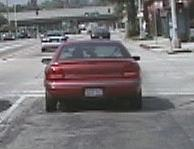
#> input picture Assignment3/data/data_bow/cars-training-pos/image_0001.png, 194 x 149 px; its folder holds 4 pictures in this run
$ python bow_main.py   (older library calls are emulated)
#> lines starting #> are read from the running program, lines starting #| are printed output that depends on the picture
import numpy as np
import cv2
import glob
import os
from sklearn.cluster import KMeans
from tqdm import tqdm


def findnn(D1, D2):
    """
    :param D1: NxD matrix containing N feature vectors of dim. D
    :param D2: MxD matrix containing M feature vectors of dim. D
    :return:
        Idx: N-dim. vector containing for each feature vector in D1 the index of the closest feature vector in D2.
        Dist: N-dim. vector containing for each feature vector in D1 the distance to the closest feature vector in D2
    """
    N = D1.shape[0]
    M = D2.shape[0]  # [k]

    # Find for each feature vector in D1 the nearest neighbor in D2
    Idx, Dist = [], []
    for i in range(N):
        minidx = 0
        mindist = np.linalg.norm(D1[i, :] - D2[0, :])
        for j in range(1, M):
            d = np.linalg.norm(D1[i, :] - D2[j, :])

            if d < mindist:
                mindist = d
                minidx = j
        Idx.append(minidx)
        Dist.append(mindist)
    return Idx, Dist


def grid_points(img, nPointsX, nPointsY, border):
    """
    :param img: input gray img, numpy array, [h, w]
    :param nPointsX: number of grids in x dimension
    :param nPointsY: number of grids in y dimension
    :param border: leave border pixels in each image dimension
    :return: vPoints: 2D grid point coordinates, numpy array, [nPointsX*nPointsY, 2]
    """

    h = img.shape[0]
    w = img.shape[1]

    stepX = (w - 2 * border - 1) // (nPointsX - 1)
    stepY = (h - 2 * border - 1) // (nPointsY - 1)

    Px = np.arange(border, w - border, stepX)
    Py = np.arange(border, h - border, stepY)

    vPoints = np.transpose([np.tile(Px, len(Py)), np.repeat(Py, len(Px))])

    return vPoints


def descriptors_hog(img, vPoints, cellWidth, cellHeight):
    nBins = 8
    w = cellWidth
    h = cellHeight

    grad_x = cv2.Sobel(img, cv2.CV_16S, dx=1, dy=0, ksize=1)
    grad_y = cv2.Sobel(img, cv2.CV_16S, dx=0, dy=1, ksize=1)

    descriptors = []  # list of descriptors for the current image, each entry is one 128-d vector for a grid point
    for i in range(len(vPoints)):
        center_x = round(vPoints[i, 0])
        center_y = round(vPoints[i, 1])

        desc = np.empty(0)
        for cell_y in range(-2, 2):
            for cell_x in range(-2, 2):
                start_y = center_y + (cell_y) * h
                end_y = center_y + (cell_y + 1) * h

                start_x = center_x + (cell_x) * w
                end_x = center_x + (cell_x + 1) * w

                y_idx = np.arange(start_y, end_y)
                x_idx = np.arange(start_x, end_x)

                #phases between [-pi, +pi] converted to [0, 2pi]
                angles = np.arctan2(grad_y[y_idx, x_idx], grad_x[y_idx, x_idx]) % (2 * np.pi)

                #convert the phases to indeces 0, ..., 7
                angles_idx = (np.round(angles * 4 / np.pi)).astype(np.intc)
                angles_idx[np.where(angles_idx == 8)] = 0

                #histogram per each point of the cell
                hist = np.histogram(angles_idx, bins=8, range=(0, 7))[0]

                desc = np.append(desc, hist)

        descriptors.append(desc)

    descriptors = np.asarray(descriptors) # [nPointsX*nPointsY, 128], descriptor for the current image (100 grid points)
    return descriptors


def create_codebook(nameDirPos, nameDirNeg, k, numiter):
    """
    :param nameDirPos: dir to positive training images
    :param nameDirNeg: dir to negative training images
    :param k: number of kmeans cluster centers
    :param numiter: maximum iteration numbers for kmeans clustering
    :return: vCenters: center of kmeans clusters, numpy array, [k, 128]
    """
#> called with nameDirPos = 'data/data_bow/cars-training-pos', nameDirNeg = 'data/data_bow/cars-training-neg', k = 15, numiter = 30
    vImgNames = sorted(glob.glob(os.path.join(nameDirPos, '*.png')))
    vImgNames = vImgNames + sorted(glob.glob(os.path.join(nameDirNeg, '*.png')))

    nImgs = len(vImgNames)

    cellWidth = 4
    cellHeight = 4
    nPointsX = 10
    nPointsY = 10
    border = 8

    vFeatures = []  # list for all features of all images (each feature: 128-d, 16 histograms containing 8 bins)
    # Extract features for all image
    for i in tqdm(range(nImgs)):
        # print('processing image {} ...'.format(i+1))
        img = cv2.imread(vImgNames[i])  # [172, 208, 3]
#> img is the input picture: shape (149, 194, 3); mean B, G, R 118.5, 116.2, 120
        img = cv2.cvtColor(img, cv2.COLOR_BGR2GRAY)  # [h, w]
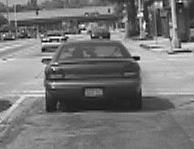
#> img: shape (149, 194); min 1, max 254, mean 117.6

        # Collect local feature points for each image, and compute a descriptor for each local feature point
        vPoints = grid_points(img, nPointsX, nPointsY, border)
#> vPoints = 100 pairs, first value 8 to 179, second value 8 to 134
        vFeatures.append(descriptors_hog(img, vPoints, cellWidth, cellHeight))
#> in descriptors_hog, `grad_x = cv2.Sobel(img, cv2.CV_16S, dx=1, dy=0, ksize=1)`:
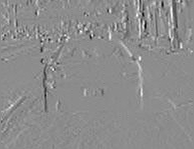
#> grad_x: shape (149, 194) int16; min -223, max 181, mean -0.1; drawn with min black and max white
#> in descriptors_hog, `grad_y = cv2.Sobel(img, cv2.CV_16S, dx=0, dy=1, ksize=1)`:
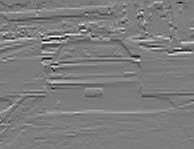
#> grad_y: shape (149, 194) int16; min -227, max 235, mean 0.1; drawn with min black and max white
#> the loop in descriptors_hog, `for i in range(len(vPoints)):` made 100 passes
#> (center_x, center_y) on passes 1 to 12: (8, 8), (27, 8), (46, 8), (65, 8), (84, 8), (103, 8), (122, 8), (141, 8), (160, 8), (179, 8), (8, 22), (27, 22)
#> after the loop in descriptors_hog, `for i in range(len(vPoints)):`: descriptors = 100 items
#> pass 2 of the loop in create_codebook, `for i in tqdm(range(nImgs)):`:
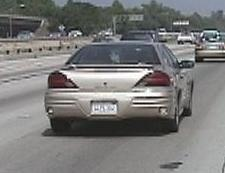
#> input picture Assignment3/data/data_bow/cars-training-pos/image_0006.png, 225 x 173 px
#> in create_codebook, img is the input picture: shape (173, 225, 3); mean B, G, R 121.4, 122.2, 122.4
#> img: shape (173, 225)
#> in create_codebook, `vPoints = grid_points(img, nPointsX, nPointsY, border)`: vPoints = 100 pairs, first value 8 to 215, second value 8 to 161
#> grad_x: shape (173, 225) int16
#> in descriptors_hog (call 2), `grad_y = cv2.Sobel(img, cv2.CV_16S, dx=0, dy=1, ksize=1)`:
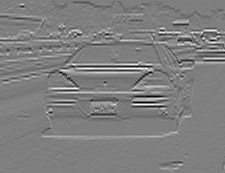
#> grad_y: shape (173, 225) int16; min -245, max 245, mean 0.2; drawn with min black and max white
#> the loop in descriptors_hog (call 2), `for i in range(len(vPoints)):` made 100 passes
#> (center_x, center_y) on passes 1 to 8: (8, 8), (31, 8), (54, 8), (77, 8), (100, 8), (123, 8), (146, 8), (169, 8)
#> pass 3 of the loop in create_codebook, `for i in tqdm(range(nImgs)):`:
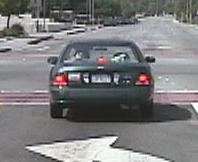
#> input picture Assignment3/data/data_bow/cars-training-pos/image_0010.png, 198 x 162 px
#> in create_codebook, img is the input picture: shape (162, 198, 3); mean B, G, R 124.6, 123.2, 123.2
#> img: shape (162, 198)
#> in create_codebook, `vPoints = grid_points(img, nPointsX, nPointsY, border)`: vPoints = 100 pairs, first value 8 to 188, second value 8 to 152
#> grad_x: shape (162, 198) int16
#> in descriptors_hog (call 3), `grad_y = cv2.Sobel(img, cv2.CV_16S, dx=0, dy=1, ksize=1)`:
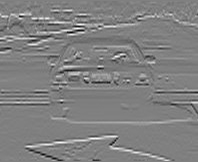
#> grad_y: shape (162, 198) int16; min -243, max 240, mean 1.1; drawn with min black and max white
#> the loop in descriptors_hog (call 3), `for i in range(len(vPoints)):` made 100 passes
#> (center_x, center_y) on passes 1 to 8: (8, 8), (28, 8), (48, 8), (68, 8), (88, 8), (108, 8), (128, 8), (148, 8)
#> the loop made 4 passes; the first 3 are shown

    vFeatures = np.asarray(vFeatures)  # [n_imgs, n_vPoints, 128]
    vFeatures = vFeatures.reshape(-1, vFeatures.shape[-1])  # [n_imgs*n_vPoints, 128]
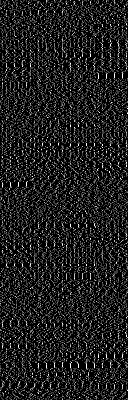
#> vFeatures: shape (400, 128) float64; min 0, max 4, mean 0.5; drawn with min black and max white
    print('number of extracted features: ', len(vFeatures))


    # Cluster the features using K-Means
    print('clustering ...')
    kmeans_res = KMeans(n_clusters=k, max_iter=numiter).fit(vFeatures)
    vCenters = kmeans_res.cluster_centers_  # [k, 128]
    return vCenters


def bow_histogram(vFeatures, vCenters):
    """
    :param vFeatures: MxD matrix containing M feature vectors of dim. D
    :param vCenters: NxD matrix containing N cluster centers of dim. D
    :return: histo: N-dim. numpy vector containing the resulting BoW activation histogram.
    """

    N = vCenters.shape[0]
    Idx = findnn(vFeatures, vCenters)[0]
    histo = np.histogram(Idx, bins=N)[0]

    return histo


def create_bow_histograms(nameDir, vCenters):
    """
    :param nameDir: dir of input images
    :param vCenters: kmeans cluster centers, [k, 128] (k is the number of cluster centers)
    :return: vBoW: matrix, [n_imgs, k]
    """
    vImgNames = sorted(glob.glob(os.path.join(nameDir, '*.png')))
    nImgs = len(vImgNames)

    cellWidth = 4
    cellHeight = 4
    nPointsX = 10
    nPointsY = 10
    border = 8

    # Extract features for all images in the given directory
    vBoW = []
    for i in tqdm(range(nImgs)):
        # print('processing image {} ...'.format(i + 1))
        img = cv2.imread(vImgNames[i])  # [172, 208, 3]
        img = cv2.cvtColor(img, cv2.COLOR_BGR2GRAY)  # [h, w]

        vPoints = grid_points(img, nPointsX, nPointsY, border)
#> vPoints = 100 pairs, first value 8 to 179, second value 8 to 134
        vFeatures = descriptors_hog(img, vPoints, cellWidth, cellHeight)
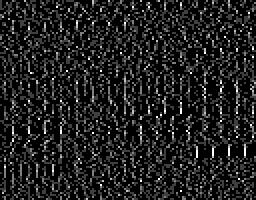
#> vFeatures: shape (100, 128) float64 (shown 2 times larger); min 0, max 4, mean 0.5; drawn with min black and max white
        hist = bow_histogram(vFeatures, vCenters)
        vBoW.append(hist)
#> pass 2 of the loop in create_bow_histograms, `for i in tqdm(range(nImgs)):`:
#> in create_bow_histograms, `vPoints = grid_points(img, nPointsX, nPointsY, border)`: vPoints = 100 pairs, first value 8 to 215, second value 8 to 161
#> in create_bow_histograms, `vFeatures = descriptors_hog(img, vPoints, cellWidth, cellHeight)`:
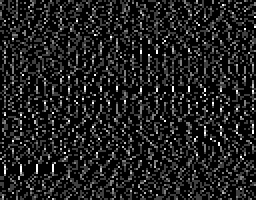
#> vFeatures: shape (100, 128) float64 (shown 2 times larger); min 0, max 4, mean 0.5; drawn with min black and max white
#> pass 3 of the loop in create_bow_histograms, `for i in tqdm(range(nImgs)):`:
#> in create_bow_histograms, `vFeatures = descriptors_hog(img, vPoints, cellWidth, cellHeight)`:
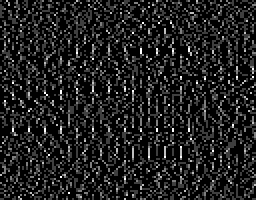
#> vFeatures: shape (100, 128) float64 (shown 2 times larger); min 0, max 4, mean 0.5; drawn with min black and max white
#> the loop made 4 passes; the first 3 are shown

    vBoW = np.asarray(vBoW)  # [n_imgs, k]
    return vBoW


def bow_recognition_nearest(histogram,vBoWPos,vBoWNeg):
    """
    :param histogram: bag-of-words histogram of a test image, [1, k]
    :param vBoWPos: bag-of-words histograms of positive training images, [n_imgs, k]
    :param vBoWNeg: bag-of-words histograms of negative training images, [n_imgs, k]
    :return: sLabel: predicted result of the test image, 0(without car)/1(with car)
    """

    DistPos, DistNeg = None, None

    # Find the nearest neighbor in the positive and negative sets and decide based on this neighbor
    DistPos = np.min(findnn(histogram, vBoWPos)[1])
    DistNeg = np.min(findnn(histogram, vBoWNeg)[1])

    if (DistPos < DistNeg):
        sLabel = 1
    else:
        sLabel = 0
    return sLabel


if __name__ == '__main__':
    nameDirPos_train = 'data/data_bow/cars-training-pos'
    nameDirNeg_train = 'data/data_bow/cars-training-neg'
    nameDirPos_test = 'data/data_bow/cars-testing-pos'
    nameDirNeg_test = 'data/data_bow/cars-testing-neg'


    k = 15
    numiter = 30

    print('creating codebook ...')
    vCenters = create_codebook(nameDirPos_train, nameDirNeg_train, k, numiter)

    print('creating bow histograms (pos) ...')
    vBoWPos = create_bow_histograms(nameDirPos_train, vCenters)
    print('creating bow histograms (neg) ...')
    vBoWNeg = create_bow_histograms(nameDirNeg_train, vCenters)

    # test pos samples
    print('creating bow histograms for test set (pos) ...')
    vBoWPos_test = create_bow_histograms(nameDirPos_test, vCenters)  # [n_imgs, k]
    result_pos = 0
    print('testing pos samples ...')
    for i in range(vBoWPos_test.shape[0]):
        cur_label = bow_recognition_nearest(vBoWPos_test[i:(i+1)], vBoWPos, vBoWNeg)
        result_pos = result_pos + cur_label
#> (the run stopped early here; a loop or call above may not have finished)
